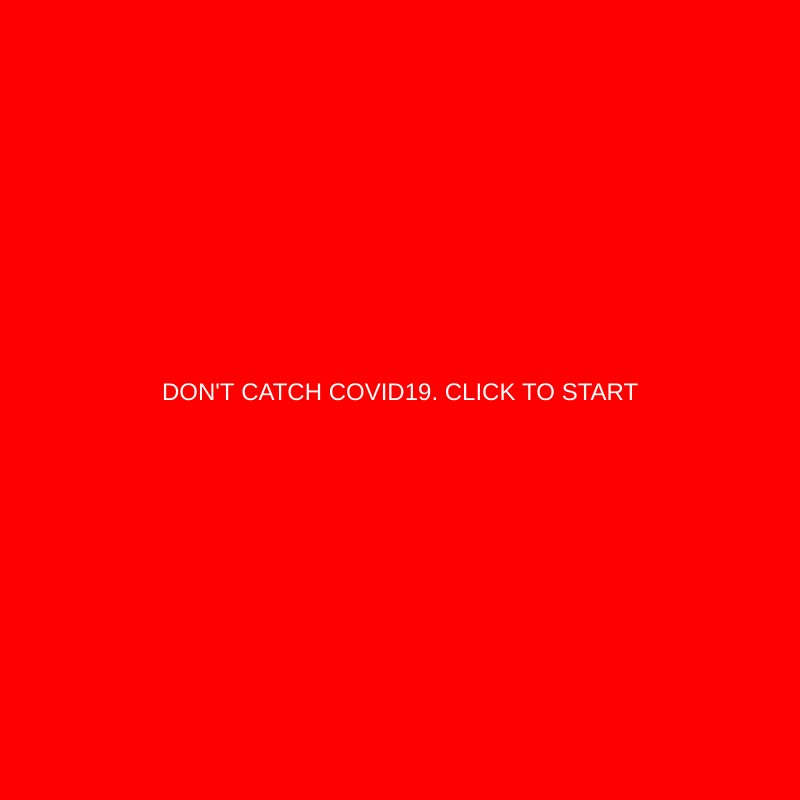
Frame 1 (no input)
Frame 60 (no input): identical to frame 1, image omitted
Frame 120 (the mouse pressed at the canvas centre since frame 60): identical to frame 1, image omitted

The p5.js sketch that drew this single still picture (run headless with seeded random() and noise() and a simulated clock; from frame 60 on, the mouse is pressed at the canvas centre):

// p5.js sketch
// ── sketch.js
var cars = [];
var frogPos;
var myState = 0;
var maxCars = 20;
//var  maxTimer = 30+60 ;

//var timer = maxTimer ;



function setup() {
  createCanvas(800, 800);

  //spawn cars

  for (var i = 0; i < maxCars; i++) {
    cars.push(new Car());

  }

  frogPos = createVector(400, height - 100);

  textAlign(CENTER);

}


function draw(){

  switch (myState) {

    case 0: //menu
      background('red') ;
      fill('white') ;
      textSize(24) ;
      text("DON'T CATCH COVID19. CLICK TO START", width/2, height/2) ;

      break ;

    case 1: //game state
    game();

  //  timer = timer - 1 ;
  //  if (timer <= 0) {
    //  timer = maxTimer;
      //myState = 2 ;

    break ;


    case 2: //win state
    background('yellow' ) ;
    text("NICE, YOU AVOIDED GETTING SICK!", width/2, height/2) ;
    break ;


    case 3: //lose
    background('purple') ;
    text("YOU FELL ILL! TRY AGAIN", width/2, height/2) ;
    break  ;

  }



}

function mouseReleased() {
  switch(myState) {

    case 0:
    myState = 1 ;
    break ;

    case 2:

//  timer = maxTimer;

  //  cars = [] ;
    for (var i = 0; i < maxCars; i++) {
      cars.push(new Car());
    }

    myState = 0 ;
    break ;

    case 3:

  //  timer = maxTimer;

    //cars = [] ;
    for (var i = 0; i < maxCars; i++) {
      cars.push(new Car());
    }

    myState = 0 ;
    break ;

  }
}


function game() {


  background('lightblue');

  for (var i = 0; i < cars.length; i++) {
    cars[i].display();
    cars[i].drive();
    cars[i].pos.dist(frogPos);
    if (cars[i].pos.dist(frogPos) < 50) {
      cars.splice(i, 1);
    }
  }


if (cars.length == 10) {
  myState = 3 ;
}
  //frog
  fill('green');
  ellipse(frogPos.x, frogPos.y, 50, 50);
  checkForKeys();

}


function checkForKeys() {
  if (keyIsDown(LEFT_ARROW)) frogPos.x -= 5;
  if (keyIsDown(RIGHT_ARROW)) frogPos.x += 5;
  if (keyIsDown(UP_ARROW)) frogPos.y -= 5;
  if (keyIsDown(DOWN_ARROW)) frogPos.y += 5;

}

//car classes
function Car() {
  //attributes
  this.pos = createVector(random(width), random(height));
  this.vel = createVector(random(-5, 5), random(-5, 5));
  this.r = random(255);
  this.g = random(255);
  this.b = random(255);

  //methods

  this.display = function() {
    fill(this.r, this.g, this.b);
    rect(this.pos.x, this.pos.y, 30, 30);

  }

  this.drive = function() {
    this.pos.add(this.vel);
    if (this.pos.x > width) this.pos.x = 0;
    if (this.pos.x < 0) this.pos.x = width;
    if (this.pos.y > height) this.pos.y = 0;
    if (this.pos.y < 0) this.pos.y = height;

  }
  //code phrase - city you were born
  //favorite movie character of all time
  //favorite
  //favorite food
}
